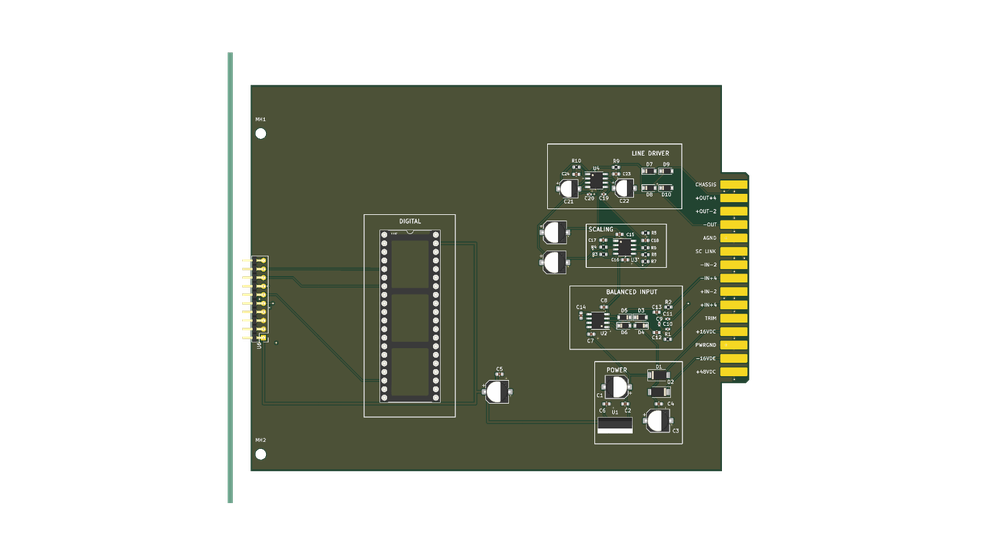
#> input picture views/assembly_top_v12.png, 1000 x 556 px, shrunk from 1568 x 872 before the run, found by its file name
$ python render_v12_views.py
#> lines starting #> are read from the running program, lines starting #| are printed output that depends on the picture; after the words box and inside, x2 and y2 are one past the last pixel; in counts of white or black regions, pixels touching at a corner belong together
import subprocess
import os
import shutil
from PIL import Image
import numpy as np

KICAD_CLI = r"C:\Program Files\KiCad\10.0\bin\kicad-cli.exe"
PCB = r"build\icio500\icio500_3d_assembly.kicad_pcb"
ART_DIR = r"C:\Users\Chris Williams\.gemini\antigravity\brain\27d96d43-0ba0-4cfa-ba0b-2ac48d075611"

renders = [
    ("views/assembly_top_v12.png", ["--side", "top", "--zoom", "0.9"]),
    ("views/assembly_side_left_v12.png", ["--rotate", "0,-90,0", "--zoom", "0.9"]),
    ("views/assembly_iso_front_left_v12.png", ["--rotate", "-25,-45,35", "--zoom", "0.85"]),
    ("views/assembly_iso_front_right_v12.png", ["--rotate", "-25,45,-35", "--zoom", "0.85"]),
    ("views/assembly_iso_hero_v12.png", ["--rotate", "-35,0,135", "--zoom", "0.85"]),
    ("views/assembly_front_faceplate_v12.png", ["--rotate", "0,-90,90", "--zoom", "1.1"]),
]

for out, args in renders:
    cmd = [KICAD_CLI, "pcb", "render"] + args + ["-o", out, PCB]
    print(f"Rendering {out}...")
    subprocess.run(cmd, check=True, stdout=subprocess.DEVNULL)
#> (this line was passed over: subprocess is not available in this run)
    print(f"Rendered {out}")

    # Auto-crop
    im = Image.open(out).convert('RGB')
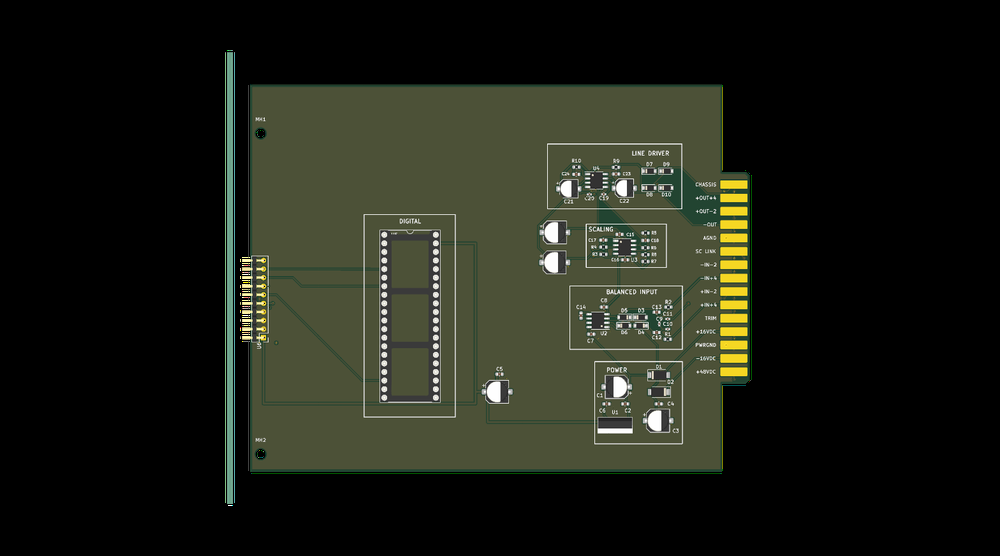
#> im: PIL image 1000x556 RGB; mean R, G, B 29, 31.5, 22.1
    arr = np.array(im)
    mask = (arr > 25).any(axis=2)
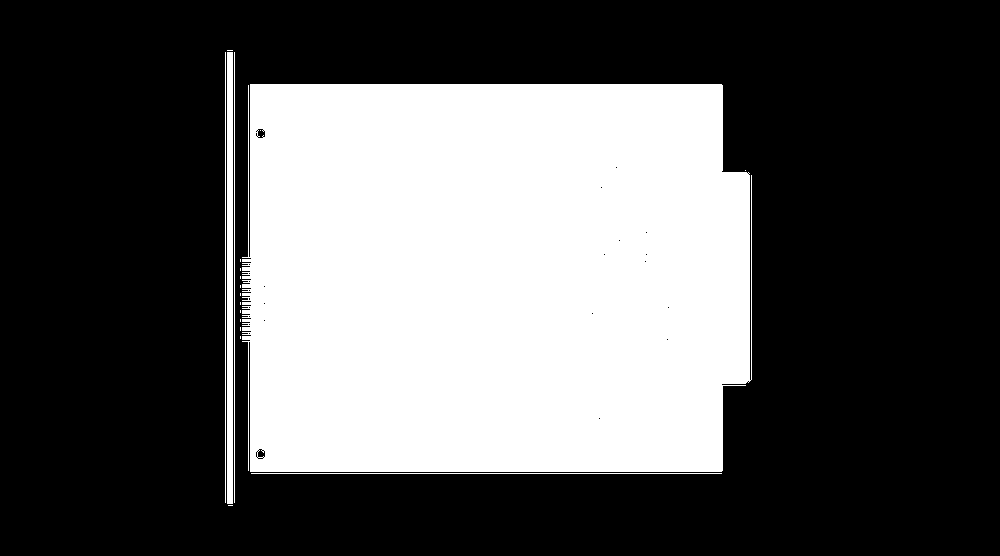
#> mask: shape (556, 1000) bool; 34.9% white; 19 white regions (14 under 20 px), largest, box (x1, y1, x2, y2) and area: (242, 84, 752, 472) 190074, (227, 52, 233, 504) 2712, (251, 473, 722, 474) 471, (225, 52, 226, 503) 451, (234, 52, 235, 503) 451
    ys, xs = np.where(mask)
    if len(xs) > 0:
        cropped = im.crop((
            max(0, xs.min() - 15),
            max(0, ys.min() - 15),
            min(im.size[0], xs.max() + 15),
            min(im.size[1], ys.max() + 15)
        ))
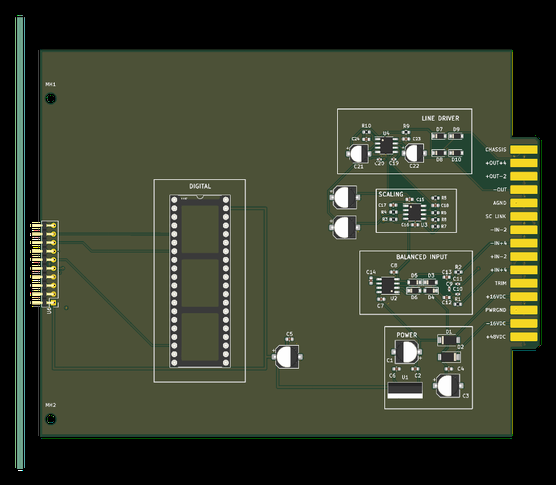
#> cropped: PIL image 556x485 RGB; mean R, G, B 59.8, 64.9, 45.7
        crop_path = out.replace('.png', '_crop.png')
        cropped.save(crop_path)
        base = os.path.basename(crop_path)
        art_path = os.path.join(ART_DIR, base)
        shutil.copy(crop_path, art_path)
        print(f"Saved and copied {base} ({cropped.size})")
#| Saved and copied assembly_top_v12_crop.png ((556, 485))
#> pass 2 of the loop `for out, args in renders:`:
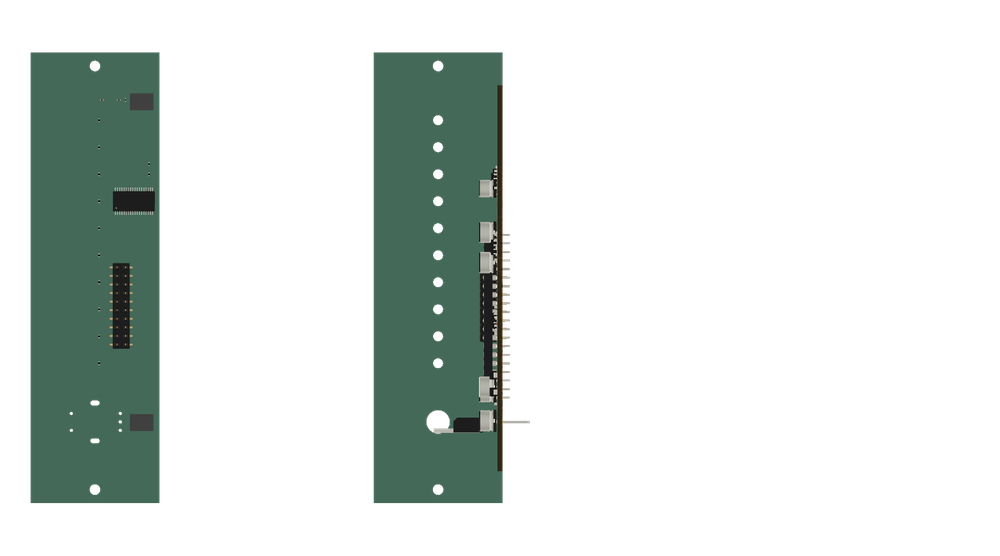
#> input picture views/assembly_side_left_v12.png, 1000 x 556 px, shrunk from 1568 x 872 before the run, found by its file name
#> `mask = (arr > 25).any(axis=2)`:
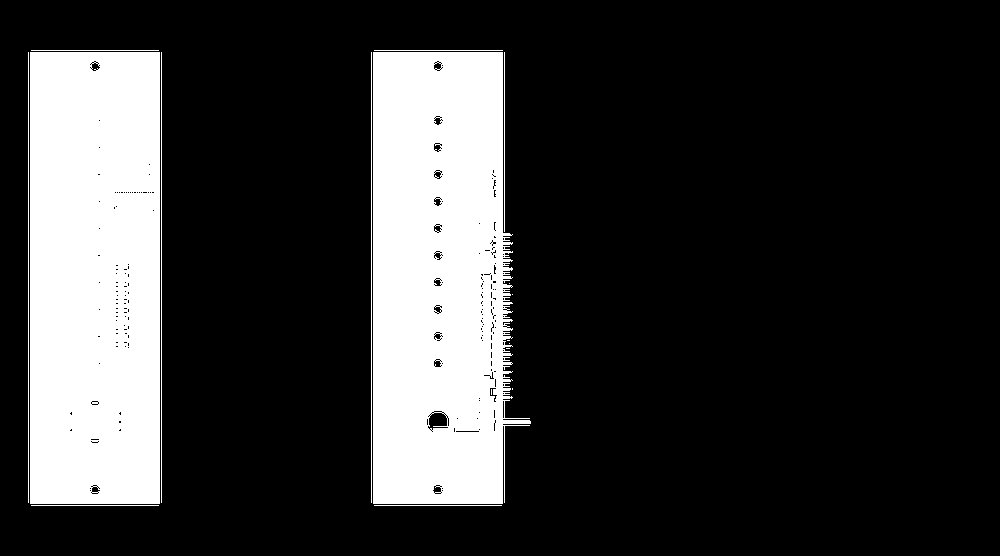
#> mask: shape (556, 1000) bool; 21.4% white; 17 white regions (7 under 20 px), largest, box (x1, y1, x2, y2) and area: (373, 52, 531, 504) 58659, (30, 52, 160, 504) 58472, (28, 52, 29, 503) 451
#> `cropped = im.crop(( max(0, xs.min() - 15), max(0, ys.min() - 15), min(..`:
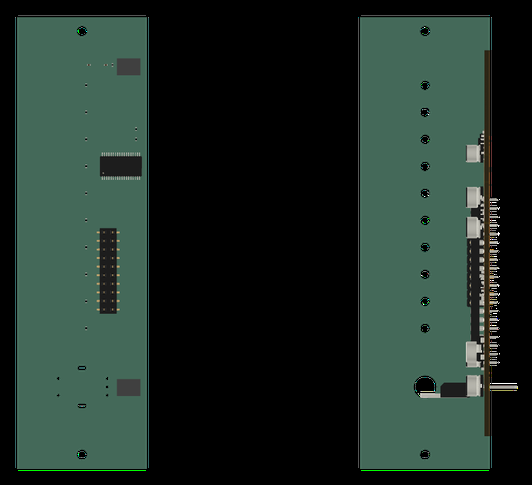
#> cropped: PIL image 532x485 RGB; mean R, G, B 32, 47.6, 40.4
#| Saved and copied assembly_side_left_v12_crop.png ((532, 485))
#> pass 3 of the loop `for out, args in renders:`:
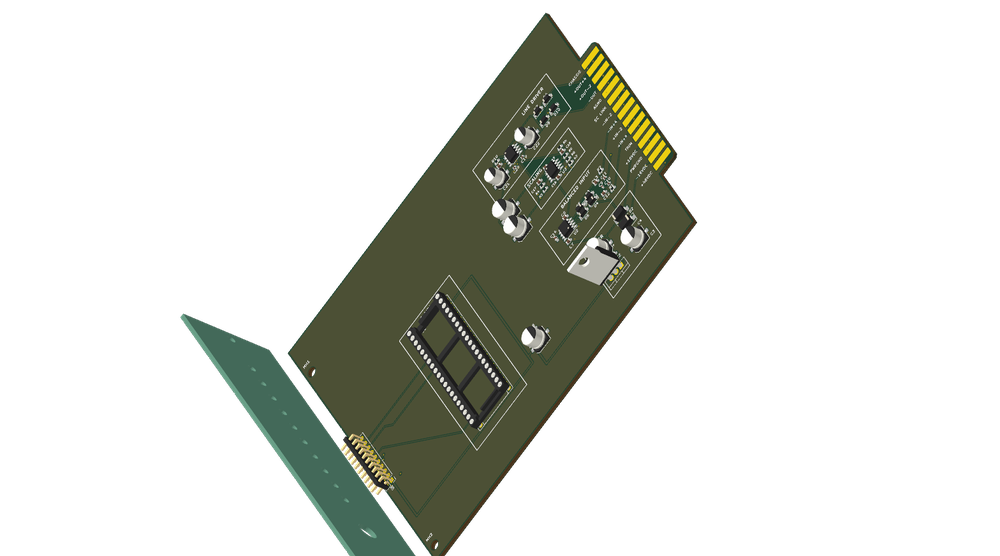
#> input picture views/assembly_iso_front_left_v12.png, 1000 x 556 px, shrunk from 1568 x 872 before the run, found by its file name
#> `mask = (arr > 25).any(axis=2)`:
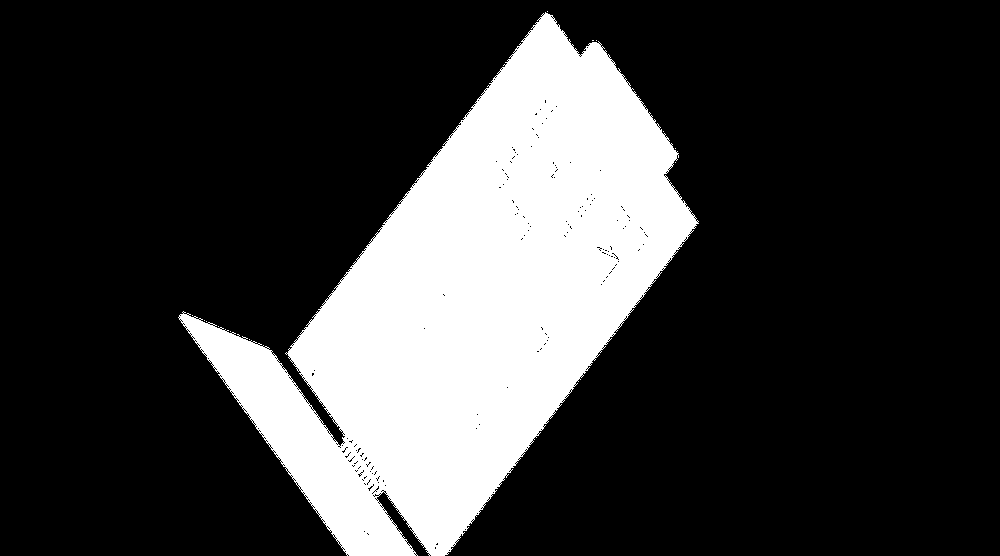
#> mask: shape (556, 1000) bool; 22.9% white; 13 white regions (12 under 20 px), largest, box (x1, y1, x2, y2) and area: (178, 12, 699, 556) 127276
#> `cropped = im.crop(( max(0, xs.min() - 15), max(0, ys.min() - 15), min(..`:
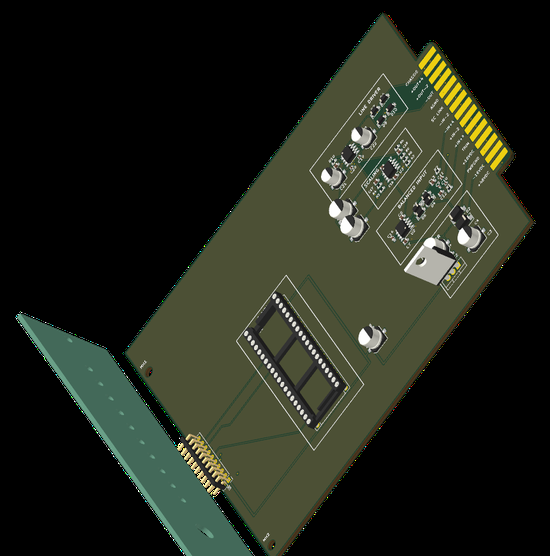
#> cropped: PIL image 550x556 RGB; mean R, G, B 34.2, 37.8, 27.1
#| Saved and copied assembly_iso_front_left_v12_crop.png ((550, 556))
#> the loop made 6 passes; the first 3 are shown

print("All v12 views rendered and cropped successfully!")
